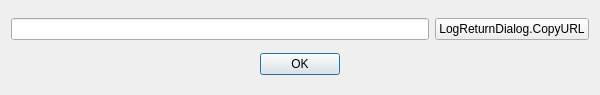
<?xml version="1.0" encoding="UTF-8"?>
<ui version="4.0">
 <class>PLSLogReply</class>
 <widget class="QWidget" name="PLSLogReply">
  <property name="geometry">
   <rect>
    <x>0</x>
    <y>0</y>
    <width>600</width>
    <height>95</height>
   </rect>
  </property>
  <property name="windowTitle">
   <string>LogReturnDialog</string>
  </property>
  <layout class="QVBoxLayout" name="verticalLayout">
   <item>
    <layout class="QHBoxLayout" name="horizontalLayout">
     <item>
      <widget class="QLineEdit" name="urlEdit">
       <property name="text">
        <string notr="true"/>
       </property>
       <property name="readOnly">
        <bool>true</bool>
       </property>
      </widget>
     </item>
     <item>
      <widget class="QPushButton" name="copyURL">
       <property name="text">
        <string>LogReturnDialog.CopyURL</string>
       </property>
      </widget>
     </item>
    </layout>
   </item>
   <item>
    <widget class="PLSDialogButtonBox" name="buttonBox">
     <property name="orientation">
      <enum>Qt::Horizontal</enum>
     </property>
     <property name="standardButtons">
      <set>QDialogButtonBox::Ok</set>
     </property>
     <property name="centerButtons">
      <bool>true</bool>
     </property>
     <property name="autoClose" stdset="0">
      <bool>true</bool>
     </property>
    </widget>
   </item>
  </layout>
 </widget>
 <customwidgets>
  <customwidget>
   <class>PLSDialogButtonBox</class>
   <extends>QDialogButtonBox</extends>
   <header>dialogbuttonbox.hpp</header>
  </customwidget>
 </customwidgets>
 <resources/>
 <connections/>
</ui>
